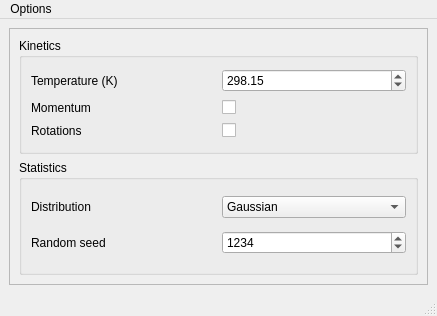
<?xml version="1.0" encoding="UTF-8"?>
<ui version="4.0">
 <class>MainWindow</class>
 <widget class="QMainWindow" name="MainWindow">
  <property name="geometry">
   <rect>
    <x>0</x>
    <y>0</y>
    <width>437</width>
    <height>316</height>
   </rect>
  </property>
  <property name="windowTitle">
   <string>MainWindow</string>
  </property>
  <widget class="QWidget" name="centralwidget">
   <layout class="QVBoxLayout" name="verticalLayout_5">
    <item>
     <widget class="QScrollArea" name="scrollArea">
      <property name="widgetResizable">
       <bool>true</bool>
      </property>
      <widget class="QWidget" name="scrollAreaWidgetContents">
       <property name="geometry">
        <rect>
         <x>0</x>
         <y>0</y>
         <width>417</width>
         <height>252</height>
        </rect>
       </property>
       <layout class="QVBoxLayout" name="verticalLayout_6">
        <item>
         <widget class="QGroupBox" name="groupBox_2">
          <property name="title">
           <string>Kinetics</string>
          </property>
          <layout class="QVBoxLayout" name="verticalLayout_2">
           <item>
            <layout class="QHBoxLayout" name="horizontalLayout_15">
             <item>
              <widget class="QLabel" name="label_15">
               <property name="text">
                <string>Temperature (K)</string>
               </property>
              </widget>
             </item>
             <item>
              <widget class="QDoubleSpinBox" name="spinbox_temperature">
               <property name="maximum">
                <double>99999999.000000000000000</double>
               </property>
               <property name="value">
                <double>298.149999999999977</double>
               </property>
              </widget>
             </item>
            </layout>
           </item>
           <item>
            <layout class="QHBoxLayout" name="horizontalLayout_16">
             <item>
              <widget class="QLabel" name="label_16">
               <property name="text">
                <string>Momentum</string>
               </property>
              </widget>
             </item>
             <item>
              <widget class="QCheckBox" name="checkbox_momentum">
               <property name="text">
                <string/>
               </property>
              </widget>
             </item>
            </layout>
           </item>
           <item>
            <layout class="QHBoxLayout" name="horizontalLayout_17">
             <item>
              <widget class="QLabel" name="label_17">
               <property name="text">
                <string>Rotations</string>
               </property>
              </widget>
             </item>
             <item>
              <widget class="QCheckBox" name="checkbox_rotations">
               <property name="text">
                <string/>
               </property>
              </widget>
             </item>
            </layout>
           </item>
          </layout>
         </widget>
        </item>
        <item>
         <widget class="QGroupBox" name="groupBox_3">
          <property name="title">
           <string>Statistics</string>
          </property>
          <layout class="QVBoxLayout" name="verticalLayout_3">
           <item>
            <layout class="QHBoxLayout" name="horizontalLayout_12">
             <item>
              <widget class="QLabel" name="label_12">
               <property name="text">
                <string>Distribution</string>
               </property>
              </widget>
             </item>
             <item>
              <widget class="QComboBox" name="combobox_gaussian">
               <item>
                <property name="text">
                 <string>Gaussian</string>
                </property>
               </item>
              </widget>
             </item>
            </layout>
           </item>
           <item>
            <layout class="QHBoxLayout" name="horizontalLayout_18">
             <item>
              <widget class="QLabel" name="label_18">
               <property name="text">
                <string>Random seed</string>
               </property>
              </widget>
             </item>
             <item>
              <widget class="QSpinBox" name="spinbox_randomseed">
               <property name="maximum">
                <number>99999999</number>
               </property>
               <property name="value">
                <number>1234</number>
               </property>
              </widget>
             </item>
            </layout>
           </item>
          </layout>
         </widget>
        </item>
       </layout>
      </widget>
     </widget>
    </item>
   </layout>
  </widget>
  <widget class="QMenuBar" name="menubar">
   <property name="geometry">
    <rect>
     <x>0</x>
     <y>0</y>
     <width>437</width>
     <height>22</height>
    </rect>
   </property>
   <widget class="QMenu" name="menuOptions">
    <property name="title">
     <string>Options</string>
    </property>
    <addaction name="actionDefaults"/>
    <addaction name="separator"/>
    <addaction name="actionSave"/>
    <addaction name="actionLoad"/>
   </widget>
   <addaction name="menuOptions"/>
  </widget>
  <widget class="QStatusBar" name="statusbar"/>
  <action name="actionDefaults">
   <property name="text">
    <string>Defaults</string>
   </property>
  </action>
  <action name="actionLoad">
   <property name="text">
    <string>Load...</string>
   </property>
  </action>
  <action name="actionSave">
   <property name="text">
    <string>Save...</string>
   </property>
  </action>
 </widget>
 <resources/>
 <connections/>
</ui>
